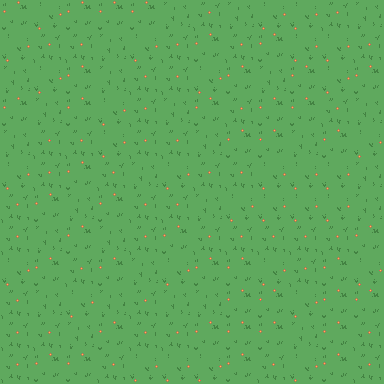

A 2D game scene composited from a Tiled map and its tileset images. What follows is a short description and the map's XML, with every tile layer's data as written:
An orthogonal 12x12 tile map with 32x32 px tiles, 1 tile layer (Tile Layer 1).

<map version="1.10" tiledversion="1.11.2" orientation="orthogonal" renderorder="right-down" width="12" height="12" tilewidth="32" tileheight="32" infinite="0" nextlayerid="2" nextobjectid="1">
 <tileset firstgid="1" source="outside.tsx" />
 <layer id="1" name="Tile Layer 1" width="12" height="12">
  <data encoding="csv">
1,2,1,1,1,4,3,4,2,2,3,4,
2,3,3,4,2,3,1,3,1,2,2,3,
4,2,1,4,3,3,2,1,4,1,2,1,
1,4,1,2,3,4,1,3,1,1,3,4,
4,3,3,2,3,3,4,1,1,4,1,2,
2,3,1,3,4,2,3,3,2,2,2,4,
3,1,4,1,3,3,4,2,2,2,2,4,
3,4,1,4,3,1,3,3,3,3,3,1,
2,1,3,1,4,2,1,1,2,3,1,2,
3,4,2,4,3,4,4,1,1,2,1,1,
3,3,4,1,3,3,1,1,1,4,1,3,
3,1,1,3,2,2,2,1,3,2,1,3
</data>
 </layer>
</map>